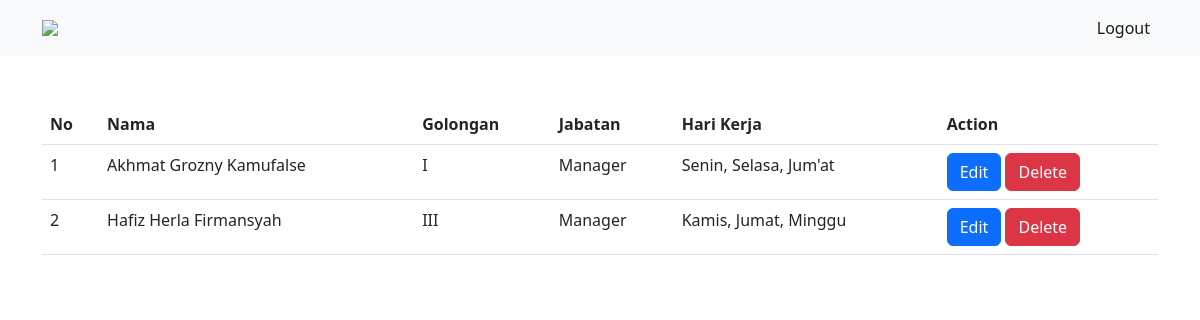
Page /admin/pegawai/view.php on the committed database.
### tables this page shows
CREATE TABLE `pegawai` (
  `id_pegawai` varchar(20) NOT NULL,
  `id_golongan` varchar(20) DEFAULT NULL,
  `id_jabatan` varchar(20) DEFAULT NULL,
  `id_jadwal_kerja` varchar(20) DEFAULT NULL,
  `nip` varchar(50) DEFAULT NULL,
  `nama_pegawai` varchar(50) DEFAULT NULL,
  `jenis_kelamin` enum('Laki-Laki','Perempuan') DEFAULT NULL,
  `tempat_lahir` varchar(50) DEFAULT NULL,
  `tanggal_lahir` varchar(50) DEFAULT NULL,
  `alamat` text DEFAULT NULL,
  `no_telp` varchar(13) DEFAULT NULL,
  `status` enum('Sudah Menikah','Belum Menikah') DEFAULT NULL,
  `agama` varchar(20) DEFAULT NULL,
  `email` varchar(50) DEFAULT NULL,
  `password` varchar(50) DEFAULT NULL
);

CREATE TABLE `golongan` (
  `id_golongan` varchar(20) NOT NULL,
  `nama_golongan` varchar(30) DEFAULT NULL,
  `tunjangan_anak` varchar(40) DEFAULT NULL,
  `tunjangan_istri` varchar(40) DEFAULT NULL
);

CREATE TABLE `jabatan` (
  `id_jabatan` varchar(20) NOT NULL,
  `nama_jabatan` varchar(20) DEFAULT NULL,
  `gaji_pokok` varchar(50) DEFAULT NULL
);

CREATE TABLE `jadwalkerja` (
  `id_jadwal_kerja` varchar(20) NOT NULL,
  `hari_kerja` varchar(30) DEFAULT NULL,
  `jam_kerja` varchar(30) DEFAULT NULL
);

### admin/pegawai/view.php (the view, shortened to what this page needs)
<?php
    $db = dbConnect();
    $sqlViewPgw = "SELECT a.*, b.*, c.*, d.* FROM (((pegawai as a
    INNER JOIN golongan as b ON a.id_golongan = b.id_golongan)
    INNER JOIN jabatan as c ON a.id_jabatan = c.id_jabatan)
    INNER JOIN jadwalKerja as d ON a.id_jadwal_kerja = d.id_jadwal_kerja)";
    $execPgw = $db->query($sqlViewPgw);
?>
<!DOCTYPE html>
<html lang="en">
<head>
    <link rel="stylesheet" href="https://cdn.jsdelivr.net/npm/bootstrap@5.2.0/dist/css/bootstrap.min.css">
</head>
<body>
<nav class="navbar navbar-expand-lg bg-light">
    <div class="container">
    <img src="https://ik.imagekit.io/zlt25mb52fx/ahmcdn/assets/images/logo/honda.svg" width="20%" class="navbar-brand">
        <div class="collapse navbar-collapse" id="navbarSupportedContent">
        <ul class="navbar-nav ms-auto mb-2 mb-lg-0">
            <li class="nav-item">
            <a class="nav-link active" aria-current="page" href="../logout.php">Logout</a>
            </li>
        </ul>
        </div>
    </div>
</nav>
    <div class="container">
        <div class="mt-5">
            <table class="table">
                <tr>
                    <th>No</th>
                    <th>Nama</th>
                    <th>Golongan</th>
                    <th>Jabatan</th>
                    <th>Hari Kerja</th>
                    <th>Action</th>
                </tr>
                <?php $i = 1; foreach($execPgw as $resPgw):?>
                <tr>
                    <td><?= $i++?></td>
                    <td><?= $resPgw['nama_pegawai']?></td>
                    <td><?= $resPgw['nama_golongan']?></td>
                    <td><?= $resPgw['nama_jabatan']?></td>
                    <td><?= $resPgw['hari_kerja']?></td>
                    <td>
                        <a href="edit.php?id=<?= $resPgw['id_pegawai']?>" class="btn btn-primary">Edit</a>
                        <a href="delete.php?id=<?= $resPgw['id_pegawai']?>" class="btn btn-danger" onclick="return confirm('Yakin Hapus Data Pegawai?')">Delete</a>
                    </td>
                </tr>
                <?php endforeach;?>
            </table>
        </div>
    </div>
</body>
</html>

### rows in the picture
pegawai: nama_pegawai "Akhmat Grozny Kamufalse", id_golongan.nama_golongan "I", id_jabatan.nama_jabatan "Manager", id_jadwal_kerja.hari_kerja "Senin, Selasa, Jum'at"
pegawai: nama_pegawai "Hafiz Herla Firmansyah", id_golongan.nama_golongan "III", id_jabatan.nama_jabatan "Manager", id_jadwal_kerja.hari_kerja "Kamis, Jumat, Minggu"
